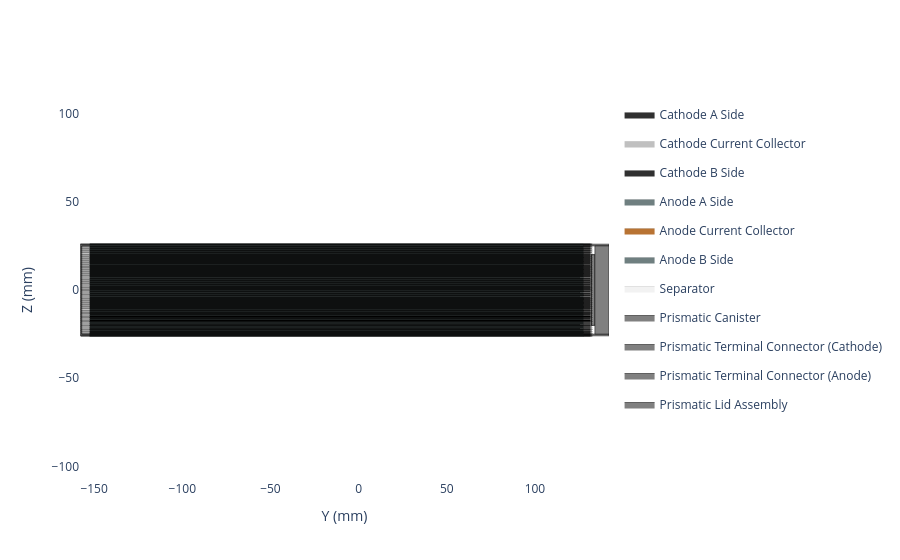
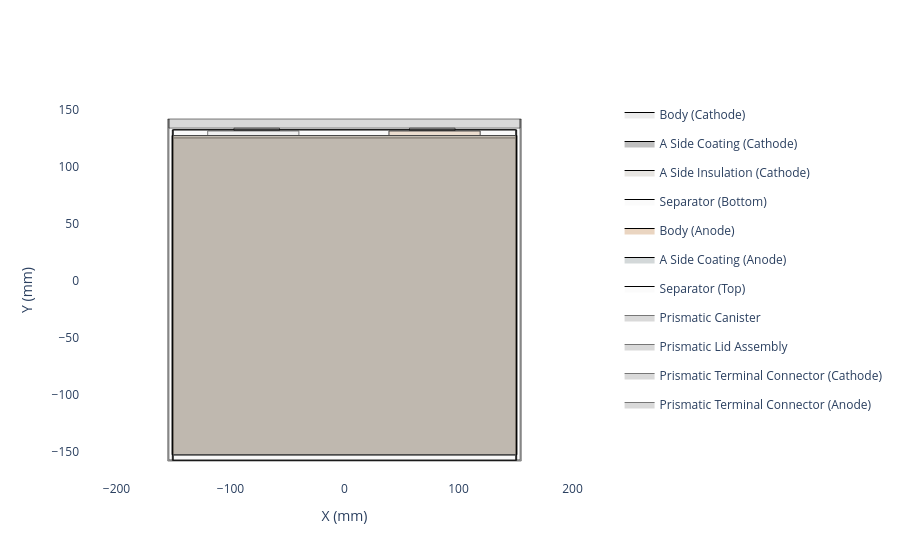

The notebook cell saved with these charts, in order:
### Code cell
# make the cell

cell = ocd.PrismaticCell(
    reference_electrode_assembly=my_stack,
    electrolyte=my_electrolyte,
    electrolyte_overfill=0.1,
    encapsulation=my_encapsulation,
    n_electrode_assembly=4,
    clipped_tab_length=4,
    name=cell_name
)

# looks better in safari
cell.get_side_view().show()
cell.get_top_down_view().show()

### Figure 1 — Plotly figure (JSON) as saved in the notebook; plotly's stock layout.template omitted (floating-point values rounded to 4 significant figures; data arrays with more than 128 entries replaced by an {"elided": "..."} marker saying what was removed)
{"data": [{"fill": "toself", "fillcolor": "#303030", "legendgroup": "Cathode A Side", "line": {"color": "black", "width": 0.1}, "mode": "lines", "name": "Cathode A Side", "showlegend": true, "type": "scattergl", "x": {"elided": "759 float values"}, "y": {"elided": "759 float values"}}, {"fill": "toself", "fillcolor": "#C0C0C0", "legendgroup": "Cathode Current Collector", "line": {"color": "black", "width": 0.1}, "mode": "lines", "name": "Cathode Current Collector", "showlegend": true, "type": "scattergl", "x": {"elided": "759 float values"}, "y": {"elided": "759 float values"}}, {"fill": "toself", "fillcolor": "#303030", "legendgroup": "Cathode B Side", "line": {"color": "black", "width": 0.1}, "mode": "lines", "name": "Cathode B Side", "showlegend": true, "type": "scattergl", "x": {"elided": "759 float values"}, "y": {"elided": "759 float values"}}, {"fill": "toself", "fillcolor": "#6f7f80", "legendgroup": "Anode A Side", "line": {"color": "black", "width": 0.1}, "mode": "lines", "name": "Anode A Side", "showlegend": true, "type": "scattergl", "x": {"elided": "778 float values"}, "y": {"elided": "778 float values"}}, {"fill": "toself", "fillcolor": "#B87333", "legendgroup": "Anode Current Collector", "line": {"color": "black", "width": 0.1}, "mode": "lines", "name": "Anode Current Collector", "showlegend": true, "type": "scattergl", "x": {"elided": "778 float values"}, "y": {"elided": "778 float values"}}, {"fill": "toself", "fillcolor": "#6f7f80", "legendgroup": "Anode B Side", "line": {"color": "black", "width": 0.1}, "mode": "lines", "name": "Anode B Side", "showlegend": true, "type": "scattergl", "x": {"elided": "778 float values"}, "y": {"elided": "778 float values"}}, {"fill": "toself", "fillcolor": "#f2f2f2", "legendgroup": "Separator", "line": {"color": "black", "width": 0.1}, "mode": "lines", "name": "Separator", "showlegend": true, "type": "scattergl", "x": {"elided": "967 float values"}, "y": {"elided": "967 float values"}}, {"fill": "toself", "fillcolor": "#303030", "legendgroup": "Cathode A Side", "line": {"color": "black", "width": 0.1}, "mode": "lines", "name": "Cathode A Side", "showlegend": false, "type": "scattergl", "x": {"elided": "759 float values"}, "y": {"elided": "759 float values"}}, {"fill": "toself", "fillcolor": "#C0C0C0", "legendgroup": "Cathode Current Collector", "line": {"color": "black", "width": 0.1}, "mode": "lines", "name": "Cathode Current Collector", "showlegend": false, "type": "scattergl", "x": {"elided": "759 float values"}, "y": {"elided": "759 float values"}}, {"fill": "toself", "fillcolor": "#303030", "legendgroup": "Cathode B Side", "line": {"color": "black", "width": 0.1}, "mode": "lines", "name": "Cathode B Side", "showlegend": false, "type": "scattergl", "x": {"elided": "759 float values"}, "y": {"elided": "759 float values"}}, {"fill": "toself", "fillcolor": "#6f7f80", "legendgroup": "Anode A Side", "line": {"color": "black", "width": 0.1}, "mode": "lines", "name": "Anode A Side", "showlegend": false, "type": "scattergl", "x": {"elided": "778 float values"}, "y": {"elided": "778 float values"}}, {"fill": "toself", "fillcolor": "#B87333", "legendgroup": "Anode Current Collector", "line": {"color": "black", "width": 0.1}, "mode": "lines", "name": "Anode Current Collector", "showlegend": false, "type": "scattergl", "x": {"elided": "778 float values"}, "y": {"elided": "778 float values"}}, {"fill": "toself", "fillcolor": "#6f7f80", "legendgroup": "Anode B Side", "line": {"color": "black", "width": 0.1}, "mode": "lines", "name": "Anode B Side", "showlegend": false, "type": "scattergl", "x": {"elided": "778 float values"}, "y": {"elided": "778 float values"}}, {"fill": "toself", "fillcolor": "#f2f2f2", "legendgroup": "Separator", "line": {"color": "black", "width": 0.1}, "mode": "lines", "name": "Separator", "showlegend": false, "type": "scattergl", "x": {"elided": "967 float values"}, "y": {"elided": "967 float values"}}, {"fill": "toself", "fillcolor": "#303030", "legendgroup": "Cathode A Side", "line": {"color": "black", "width": 0.1}, "mode": "lines", "name": "Cathode A Side", "showlegend": false, "type": "scattergl", "x": {"elided": "759 float values"}, "y": {"elided": "759 float values"}}, {"fill": "toself", "fillcolor": "#C0C0C0", "legendgroup": "Cathode Current Collector", "line": {"color": "black", "width": 0.1}, "mode": "lines", "name": "Cathode Current Collector", "showlegend": false, "type": "scattergl", "x": {"elided": "759 float values"}, "y": {"elided": "759 float values"}}, {"fill": "toself", "fillcolor": "#303030", "legendgroup": "Cathode B Side", "line": {"color": "black", "width": 0.1}, "mode": "lines", "name": "Cathode B Side", "showlegend": false, "type": "scattergl", "x": {"elided": "759 float values"}, "y": {"elided": "759 float values"}}, {"fill": "toself", "fillcolor": "#6f7f80", "legendgroup": "Anode A Side", "line": {"color": "black", "width": 0.1}, "mode": "lines", "name": "Anode A Side", "showlegend": false, "type": "scattergl", "x": {"elided": "778 float values"}, "y": {"elided": "778 float values"}}, {"fill": "toself", "fillcolor": "#B87333", "legendgroup": "Anode Current Collector", "line": {"color": "black", "width": 0.1}, "mode": "lines", "name": "Anode Current Collector", "showlegend": false, "type": "scattergl", "x": {"elided": "778 float values"}, "y": {"elided": "778 float values"}}, {"fill": "toself", "fillcolor": "#6f7f80", "legendgroup": "Anode B Side", "line": {"color": "black", "width": 0.1}, "mode": "lines", "name": "Anode B Side", "showlegend": false, "type": "scattergl", "x": {"elided": "778 float values"}, "y": {"elided": "778 float values"}}, {"fill": "toself", "fillcolor": "#f2f2f2", "legendgroup": "Separator", "line": {"color": "black", "width": 0.1}, "mode": "lines", "name": "Separator", "showlegend": false, "type": "scattergl", "x": {"elided": "967 float values"}, "y": {"elided": "967 float values"}}, {"fill": "toself", "fillcolor": "#303030", "legendgroup": "Cathode A Side", "line": {"color": "black", "width": 0.1}, "mode": "lines", "name": "Cathode A Side", "showlegend": false, "type": "scattergl", "x": {"elided": "759 float values"}, "y": {"elided": "759 float values"}}, {"fill": "toself", "fillcolor": "#C0C0C0", "legendgroup": "Cathode Current Collector", "line": {"color": "black", "width": 0.1}, "mode": "lines", "name": "Cathode Current Collector", "showlegend": false, "type": "scattergl", "x": {"elided": "759 float values"}, "y": {"elided": "759 float values"}}, {"fill": "toself", "fillcolor": "#303030", "legendgroup": "Cathode B Side", "line": {"color": "black", "width": 0.1}, "mode": "lines", "name": "Cathode B Side", "showlegend": false, "type": "scattergl", "x": {"elided": "759 float values"}, "y": {"elided": "759 float values"}}, {"fill": "toself", "fillcolor": "#6f7f80", "legendgroup": "Anode A Side", "line": {"color": "black", "width": 0.1}, "mode": "lines", "name": "Anode A Side", "showlegend": false, "type": "scattergl", "x": {"elided": "778 float values"}, "y": {"elided": "778 float values"}}, {"fill": "toself", "fillcolor": "#B87333", "legendgroup": "Anode Current Collector", "line": {"color": "black", "width": 0.1}, "mode": "lines", "name": "Anode Current Collector", "showlegend": false, "type": "scattergl", "x": {"elided": "778 float values"}, "y": {"elided": "778 float values"}}, {"fill": "toself", "fillcolor": "#6f7f80", "legendgroup": "Anode B Side", "line": {"color": "black", "width": 0.1}, "mode": "lines", "name": "Anode B Side", "showlegend": false, "type": "scattergl", "x": {"elided": "778 float values"}, "y": {"elided": "778 float values"}}, {"fill": "toself", "fillcolor": "#f2f2f2", "legendgroup": "Separator", "line": {"color": "black", "width": 0.1}, "mode": "lines", "name": "Separator", "showlegend": false, "type": "scattergl", "x": {"elided": "967 float values"}, "y": {"elided": "967 float values"}}, {"fill": "toself", "fillcolor": "#808080", "line": {"color": "black", "width": 0.5}, "mode": "lines", "name": "Prismatic Canister", "showlegend": true, "type": "scatter", "x": [-158.0, 142.0, 142.0, -157.0, -157.0, 142.0, 142.0, -158.0, -158.0, -158.0], "y": [-26.0, -26.0, -25.0, -25.0, 25.0, 25.0, 26.0, 26.0, -26.0, -26.0]}, {"fill": "toself", "fillcolor": "#808080", "line": {"color": "black", "width": 0.5}, "mode": "lines", "name": "Prismatic Terminal Connector (Cathode)", "showlegend": true, "type": "scatter", "x": [132.0, 132.0, 132.0, 134.0, 134.0, 134.0, 134.0, 134.0, 132.0, 132.0, 132.0], "y": [-20.0, -20.0, -20.0, -20.0, -20.0, -20.0, 20.0, 20.0, 20.0, 20.0, -20.0]}, {"fill": "toself", "fillcolor": "#808080", "line": {"color": "black", "width": 0.5}, "mode": "lines", "name": "Prismatic Terminal Connector (Anode)", "showlegend": true, "type": "scatter", "x": [132.0, 132.0, 132.0, 134.0, 134.0, 134.0, 134.0, 134.0, 132.0, 132.0, 132.0], "y": [-20.0, -20.0, -20.0, -20.0, -20.0, -20.0, 20.0, 20.0, 20.0, 20.0, -20.0]}, {"fill": "toself", "fillcolor": "#808080", "line": {"color": "black", "width": 0.5}, "mode": "lines", "name": "Prismatic Lid Assembly", "showlegend": true, "type": "scatter", "x": [134.0, 134.0, 134.0, 142.0, 142.0, 142.0, 142.0, 142.0, 134.0, 134.0, 134.0], "y": [-25.0, -25.0, -25.0, -25.0, -25.0, -25.0, 25.0, 25.0, 25.0, 25.0, -25.0]}], "layout": {"paper_bgcolor": "white", "plot_bgcolor": "white", "xaxis": {"title": {"text": "Y (mm)"}, "zeroline": false}, "yaxis": {"scaleanchor": "x", "title": {"text": "Z (mm)"}, "zeroline": false}}}

### Figure 2 — Plotly figure (JSON) as saved in the notebook; plotly's stock layout.template omitted (floating-point values rounded to 4 significant figures)
{"data": [{"fill": "toself", "fillcolor": "rgba(192, 192, 192, 0.3)", "legendgroup": "Body (Cathode) (Cathode)", "line": {"color": "black", "width": 1}, "mode": "lines", "name": "Body (Cathode)", "showlegend": true, "type": "scatter", "x": [-150.0, -150.0, -120.0, -120.0, -40.0, -40.0, 150.0, 150.0, -150.0], "y": [-152.5, 127.5, 127.5, 131.5, 131.5, 127.5, 127.5, -152.5, -152.5]}, {"fill": "toself", "fillcolor": "rgba(48, 48, 48, 0.3)", "legendgroup": "A Side Coating (Cathode) (Cathode)", "line": {"color": "black", "width": 1}, "mode": "lines", "name": "A Side Coating (Cathode)", "type": "scatter", "x": [-150.0, -150.0, -120.0, -120.0, -40.0, -40.0, 150.0, 150.0, -150.0, -150.0, -150.0, -120.0, -120.0, -40.0, -40.0, 150.0, 150.0, -150.0], "y": [-152.5, 125.5, 125.5, 125.5, 125.5, 125.5, 125.5, -152.5, -152.5, -152.5, 125.5, 125.5, 125.5, 125.5, 125.5, 125.5, -152.5, -152.5]}, {"fill": "toself", "fillcolor": "rgba(176, 169, 159, 0.3)", "legendgroup": "A Side Insulation (Cathode) (Cathode)", "line": {"color": "black", "width": 1}, "mode": "lines", "name": "A Side Insulation (Cathode)", "type": "scatter", "x": [-150.0, -150.0, 150.0, 150.0, -150.0, -150.0, -150.0, 150.0, 150.0, -150.0], "y": [125.5, 127.5, 127.5, 125.5, 125.5, 125.5, 127.5, 127.5, 125.5, 125.5]}, {"fill": "toself", "fillcolor": "rgba(242, 242, 242, 0.3)", "legendgroup": "Separator_bottom", "line": {"color": "black", "width": 1}, "mode": "lines", "name": "Separator (Bottom)", "showlegend": true, "type": "scatter", "x": [-150.0, -150.0, 150.0, 150.0, -150.0], "y": [-157.5, 132.5, 132.5, -157.5, -157.5]}, {"fill": "toself", "fillcolor": "rgba(184, 115, 51, 0.3)", "legendgroup": "Body (Anode) (Anode)", "line": {"color": "black", "width": 1}, "mode": "lines", "name": "Body (Anode)", "showlegend": true, "type": "scatter", "x": [-151.0, -151.0, 39.0, 39.0, 119.0, 119.0, 151.0, 151.0, -151.0], "xaxis": "x", "y": [-152.5, 127.5, 127.5, 131.5, 131.5, 127.5, 127.5, -152.5, -152.5], "yaxis": "y"}, {"fill": "toself", "fillcolor": "rgba(111, 127, 128, 0.3)", "legendgroup": "A Side Coating (Anode) (Anode)", "line": {"color": "black", "width": 1}, "mode": "lines", "name": "A Side Coating (Anode)", "type": "scatter", "x": [-151.0, -151.0, 39.0, 39.0, 119.0, 119.0, 151.0, 151.0, -151.0, -151.0, -151.0, 39.0, 39.0, 119.0, 119.0, 151.0, 151.0, -151.0], "xaxis": "x", "y": [-152.5, 127.5, 127.5, 127.5, 127.5, 127.5, 127.5, -152.5, -152.5, -152.5, 127.5, 127.5, 127.5, 127.5, 127.5, 127.5, -152.5, -152.5], "yaxis": "y"}, {"fill": "toself", "fillcolor": "rgba(242, 242, 242, 0.3)", "legendgroup": "Separator_top", "line": {"color": "black", "width": 1}, "mode": "lines", "name": "Separator (Top)", "showlegend": true, "type": "scatter", "x": [-151.0, -151.0, 151.0, 151.0, -151.0], "y": [-157.5, 132.5, 132.5, -157.5, -157.5]}, {"fill": "toself", "fillcolor": "rgba(128, 128, 128, 0.3)", "line": {"color": "black", "width": 0.5}, "mode": "lines", "name": "Prismatic Canister", "showlegend": true, "type": "scatter", "x": [-155.0, -155.0, -154.0, -154.0, 154.0, 154.0, 155.0, 155.0, -155.0], "y": [-158.0, 142.0, 142.0, -157.0, -157.0, 142.0, 142.0, -158.0, -158.0]}, {"fill": "toself", "fillcolor": "rgba(128, 128, 128, 0.3)", "line": {"color": "black", "width": 0.5}, "mode": "lines", "name": "Prismatic Lid Assembly", "showlegend": true, "type": "scatter", "x": [-154.0, -154.0, -154.0, 154.0, 154.0, 154.0, 154.0, -154.0, -154.0, -154.0, -154.0], "y": [134.0, 134.0, 134.0, 134.0, 134.0, 142.0, 142.0, 142.0, 142.0, 142.0, 134.0]}, {"fill": "toself", "fillcolor": "rgba(128, 128, 128, 0.3)", "line": {"color": "black", "width": 0.5}, "mode": "lines", "name": "Prismatic Terminal Connector (Cathode)", "showlegend": true, "type": "scatter", "x": [-97.0, -97.0, -97.0, -57.0, -57.0, -57.0, -57.0, -97.0, -97.0, -97.0, -97.0], "y": [132.0, 132.0, 132.0, 132.0, 132.0, 134.0, 134.0, 134.0, 134.0, 134.0, 132.0]}, {"fill": "toself", "fillcolor": "rgba(128, 128, 128, 0.3)", "line": {"color": "black", "width": 0.5}, "mode": "lines", "name": "Prismatic Terminal Connector (Anode)", "showlegend": true, "type": "scatter", "x": [57.0, 57.0, 57.0, 97.0, 97.0, 97.0, 97.0, 57.0, 57.0, 57.0, 57.0], "y": [132.0, 132.0, 132.0, 132.0, 132.0, 134.0, 134.0, 134.0, 134.0, 134.0, 132.0]}], "layout": {"paper_bgcolor": "white", "plot_bgcolor": "white", "xaxis": {"scaleanchor": "y", "title": {"text": "X (mm)"}, "zeroline": false}, "yaxis": {"title": {"text": "Y (mm)"}, "zeroline": false}}}
